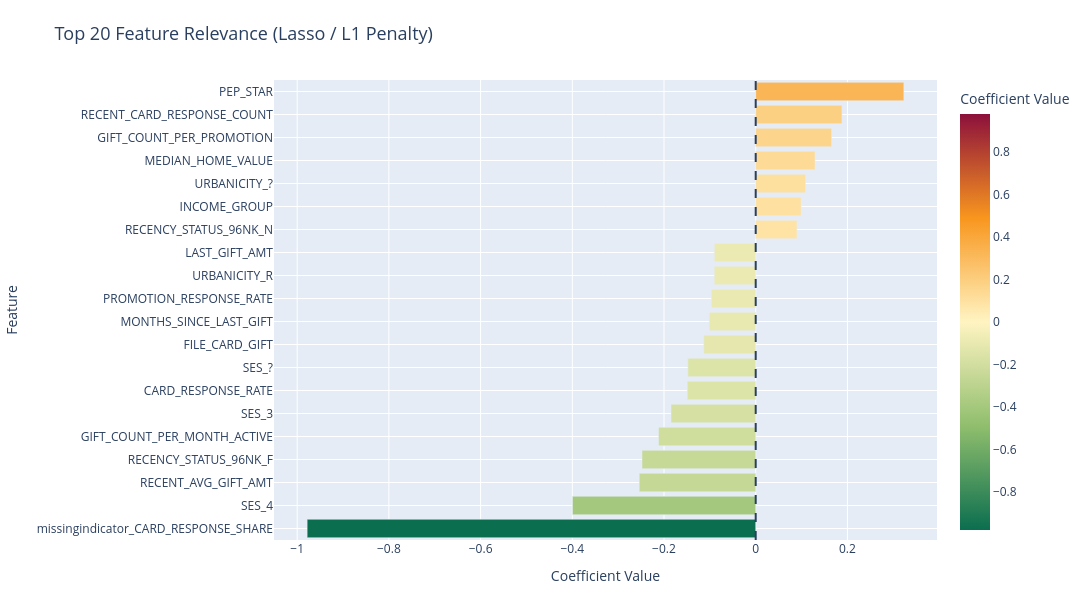

Notebook cell for this chart:
### Code cell
"""2. Lasso coefficient importance"""
lasso_coefs = pd.DataFrame({
    "Feature": feature_names,
    "Coefficient": lasso_model.coef_[0],
})

fig = plot_lasso_feature_importance(lasso_coefs, top_n=20)
fig.show()

embedded_lasso_features = lasso_coefs.loc[lasso_coefs["Coefficient"] != 0, "Feature"].tolist()
n_zeroed = int((lasso_model.coef_[0] == 0).sum())
print(f"Lasso zeroed-out features: {n_zeroed}")
print(f"Lasso-selected features (non-zero coefficient): {len(embedded_lasso_features)}")

### Figure 1 — Plotly figure (JSON) as saved in the notebook; plotly's stock layout.template omitted (floating-point values rounded to 4 significant figures)
{"data": [{"alignmentgroup": "True", "hovertemplate": "Coefficient Value=%{marker.color}<br>Feature=%{y}<extra></extra>", "legendgroup": "", "marker": {"color": [-0.9783, -0.3996, -0.254, -0.248, -0.2118, -0.1847, -0.1494, -0.1479, -0.1132, -0.1012, -0.09679, -0.09047, -0.09028, 0.08995, 0.09901, 0.1086, 0.1293, 0.1654, 0.1881, 0.3231], "coloraxis": "coloraxis", "pattern": {"shape": ""}}, "name": "", "offsetgroup": "", "orientation": "h", "showlegend": false, "textposition": "auto", "type": "bar", "x": [-0.9783, -0.3996, -0.254, -0.248, -0.2118, -0.1847, -0.1494, -0.1479, -0.1132, -0.1012, -0.09679, -0.09047, -0.09028, 0.08995, 0.09901, 0.1086, 0.1293, 0.1654, 0.1881, 0.3231], "xaxis": "x", "y": ["missingindicator_CARD_RESPONSE_SHARE", "SES_4", "RECENT_AVG_GIFT_AMT", "RECENCY_STATUS_96NK_F", "GIFT_COUNT_PER_MONTH_ACTIVE", "SES_3", "CARD_RESPONSE_RATE", "SES_?", "FILE_CARD_GIFT", "MONTHS_SINCE_LAST_GIFT", "PROMOTION_RESPONSE_RATE", "URBANICITY_R", "LAST_GIFT_AMT", "RECENCY_STATUS_96NK_N", "INCOME_GROUP", "URBANICITY_?", "MEDIAN_HOME_VALUE", "GIFT_COUNT_PER_PROMOTION", "RECENT_CARD_RESPONSE_COUNT", "PEP_STAR"], "yaxis": "y"}], "layout": {"barmode": "relative", "coloraxis": {"cmax": 0.9783, "cmin": -0.9783, "colorbar": {"tickfont": {"color": "#2A3F5F"}, "title": {"font": {"color": "#2A3F5F"}, "text": "Coefficient Value"}}, "colorscale": [[0, "#0B6E4F"], [0.25, "#90BE6D"], [0.5, "#FFF4C2"], [0.75, "#F8961E"], [1, "#8C103B"]]}, "font": {"color": "#2A3F5F"}, "height": 600, "legend": {"bgcolor": "rgba(255,255,255,0.75)", "bordercolor": "rgba(0,0,0,0)", "font": {"color": "#2A3F5F"}, "tracegroupgap": 0}, "margin": {"b": 60, "l": 80, "r": 40, "t": 80}, "paper_bgcolor": "#FFFFFF", "plot_bgcolor": "#E5ECF6", "shapes": [{"line": {"color": "#2A3F5F", "dash": "dash"}, "type": "line", "x0": 0, "x1": 0, "xref": "x", "y0": 0, "y1": 1, "yref": "y domain"}], "title": {"font": {"color": "#2A3F5F", "size": 18}, "text": "Top 20 Feature Relevance (Lasso / L1 Penalty)"}, "width": 1100, "xaxis": {"anchor": "y", "domain": [0, 1], "gridcolor": "#FFFFFF", "showgrid": true, "tickfont": {"color": "#2A3F5F"}, "title": {"font": {"color": "#2A3F5F"}, "text": "Coefficient Value"}, "zeroline": false}, "yaxis": {"anchor": "x", "domain": [0, 1], "gridcolor": "#FFFFFF", "showgrid": true, "tickfont": {"color": "#2A3F5F"}, "title": {"font": {"color": "#2A3F5F"}, "text": "Feature"}, "zeroline": false}}}
